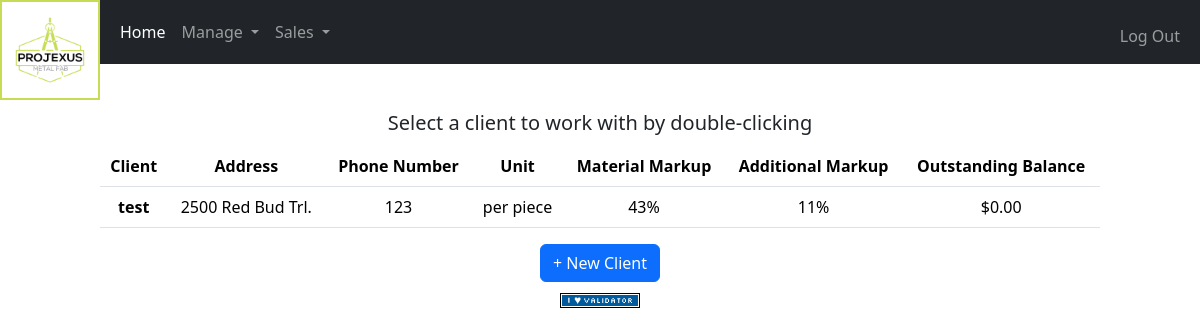
The page /clients (signed in) on the database its author committed.
### tables this page shows
CREATE TABLE "clients" ('id' INTEGER PRIMARY KEY NOT NULL, 'name' REAL, 'material_markup' INTEGER, 'additional_markup' INTEGER,'unit_id' INTEGER,'balance' REAL, 'billing_address' TEXT, 'phone_number' TEXT, 'taxed' INTEGER);

CREATE TABLE 'units' ('id' INTEGER PRIMARY KEY AUTOINCREMENT NOT NULL,'name' TEXT);

### app.py (the view)
@app.route("/clients", methods=["GET", "POST"])
@render.login_required
def clients():
    if request.method == "POST":
        query = request.form.get("client_id")
        if not query:
            return render.apology('Invalid or No client selected', 401)
        else:
            render.select_client(query)
            return render.client_page()
    else:
        client_list = db.execute(
            "SELECT * FROM clients WHERE name <> 'Quick Order' ORDER BY name")
        units = render.load_units()
        return render_template("clients.html", clients=client_list, client=session['current_client'], units=units)

### app.py (called while the page is built)
@app.after_request
def after_request(response):
    response.headers["Cache-Control"] = "no-cache, no-store, must-revalidate"
    response.headers["Expires"] = 0
    response.headers["Pragma"] = "no-cache"
    return response

### render.py (called while the page is built)
def login_required(f):
    @wraps(f)
    def decorated_function(*args, **kwargs):
        if session.get("user_id") is None:
            return redirect("/login")
        return f(*args, **kwargs)
    return decorated_function

def load_units():
    return db.execute("SELECT * FROM units")

### templates/clients.html (shortened to what this page needs)
{% extends "layout.html" %}
{% block main %}
    <div class="pageheader">
        <h5 class="text-center span">Select a client to work with by double-clicking</h5>
    </div>
    <div>
        <table class="table table-hover">
            <thead>
                <tr>
                    <th scope="col">Client</th>
                    <th scope="col">Address</th>
                    <th scope="col">Phone Number</th>
                    <th scope="col">Unit</th>
                    <th scope="col">Material Markup</th>
                    <th scope="col">Additional Markup</th>
                    <th scope="col">Outstanding Balance</th>
                </tr>
            </thead>
            <tbody>
                {% for client in clients %}
                    <tr>
                        <th scope="row">{{ client.name }}</th>
                        <td>{{ client.billing_address }}</td>
                        <td>{{ client.phone_number }}</td>
                        <td>
                            {% for unit in units %}
                                {% if client.unit_id==unit.id %}
                                    per {{unit.name}}
                                {% endif %}
                            {% endfor %}
                        </td>
                        <td>{{ client.material_markup }}%</td>
                        <td>{{ client.additional_markup }}%</td>
                        <td>${{ "%.2f"|format(client.balance) }}</td>
                    </tr>
                {% endfor %}
            </tbody>
        </table>
    </div>
    <div class="text-center">
        <a href="/newclient" class="btn btn-primary">+ New Client</a>
    </div>
{% endblock %}

### static/styles.css (style rules this page uses)
.pageheader { display: flex; }
.pageheader>* { padding: 3px 5px; }
.span { flex-basis: 100%; }
th { text-align: center; }
td { text-align: center; }

### rows shown on the page
clients: name "test", billing_address "2500 Red Bud Trl.", phone_number "123", material_markup "43", additional_markup "11", balance "0.00"
units: name "piece"
